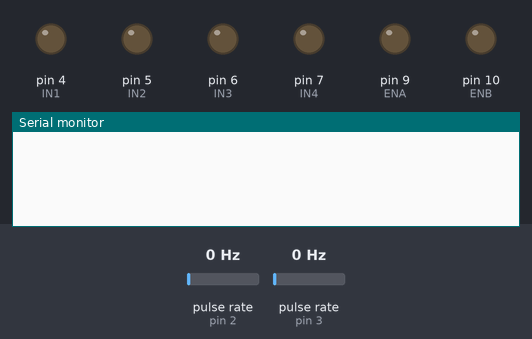
The sketch below on a simulated Arduino Uno, built with avr-gcc and run on an emulated ATmega328P. Shown: output pins drawn as LEDs (lit = HIGH), the last lines printed to the serial monitor. Wiring (inferred from the names in the program): 2 × pulse sensor: data pin 2 / data pin 3. Inputs (shaded band) come from the test bench; at power-on: pulse rate (sensors on pin 2, pin 3) 0 Hz.

Above: at 1.2 s.
1.3 s: pulse rate (sensor on pin 2) set to 4 Hz
At 1.91 s:
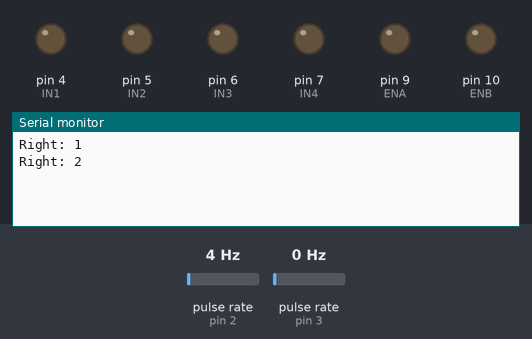
3.2 s: pulse rate (sensor on pin 3) set to 4 Hz
At 3.36 s:
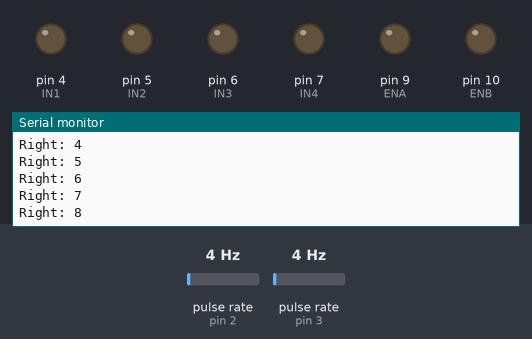
5.1 s: pulse rate (sensor on pin 2) set to 100 Hz
At 5.11 s:
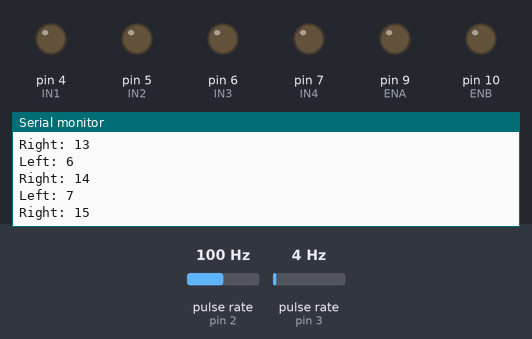

The sketch:

encoder.ino
```cpp
#define EncoderR 2
#define EncoderL 3

#define ENA 9
#define IN1 4
#define IN2 5
#define IN3 6
#define IN4 7
#define ENB 10

#define T 1000
#define PULSES_PER_TURN_L 30
#define PULSES_PER_TURN_R 55

#define R 0.031

void EncoderRClicks();
void EncoderLClicks();

int PulseCountR, PulseCountL;

void setup(){
  Serial.begin(9600);

  pinMode(ENA, OUTPUT);
  pinMode(ENB, OUTPUT);
  pinMode(IN1, OUTPUT);
  pinMode(IN2, OUTPUT);
  pinMode(IN3, OUTPUT);
  pinMode(IN4, OUTPUT);

  //intialize encoders' pin and attach the interupt
  pinMode(EncoderR, INPUT);
  pinMode(EncoderL, INPUT);

  digitalWrite(EncoderR, HIGH);
  digitalWrite(EncoderL, HIGH);
  attachInterrupt(digitalPinToInterrupt(EncoderR), EncoderRClicks, RISING);
  attachInterrupt(digitalPinToInterrupt(EncoderL), EncoderLClicks, RISING);

}

void loop() {
/*
  double RPM_R = (PulseCountR * (60000.f / T)) / (PULSES_PER_TURN_R);
  double RPM_L = (PulseCountL * (60000.f / T)) / (PULSES_PER_TURN_L);
  PulseCountR = PulseCountL = 0;

  double VR = 2*PI*R*RPM_R/60;
  double VL = 2*PI*R*RPM_L/60;

  double SlopeR = .0;
  double SlopeL = .06;

  int voltR = (int)(0.37/SlopeR);
  voltR = map(voltR, 0, 7.92, 0, 220);

  int voltL = (int)(0.37/SlopeL);
  voltL = map(voltL, 0, 9, 0, 255);

  // RIGHT
  analogWrite(ENA, 220);
  digitalWrite(IN1, LOW);
  digitalWrite(IN2, HIGH);

  // LEFT
  analogWrite(ENB, 255);
  digitalWrite(IN4, LOW);
  digitalWrite(IN3, HIGH);

  Serial.print("Left: ");
  Serial.println(RPM_L);Serial.println(VL);
  Serial.print("Right: ");
  Serial.println(RPM_R);Serial.println(VR);
  */


  delay(T);
}


void EncoderRClicks(){
  PulseCountR++;
  Serial.print("Right: ");
  Serial.println(PulseCountR);

}
void EncoderLClicks(){
  PulseCountL++;
    Serial.print("Left: ");
  Serial.println(PulseCountL);
}
```

Measured:
- after the input at 1.3 s, the serial monitor: prints a new line after 0.18 s (image 1)
